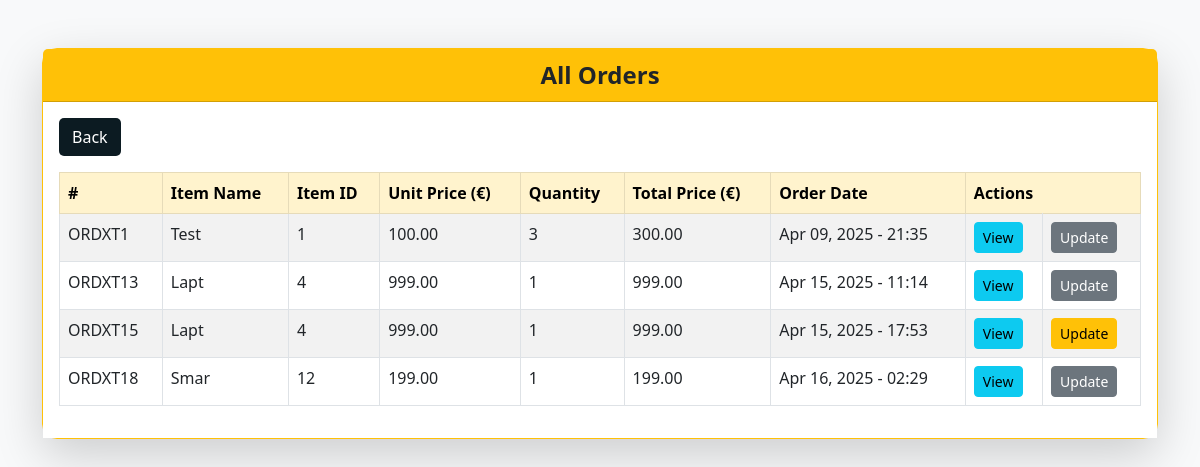
/orders/ (signed in), run on the app's committed database.
### core/models.py (models this page shows, shortened)
class Order(models.Model):
    item_name = models.CharField(max_length=255)
    item_id = models.IntegerField()
    unit_price = models.DecimalField(max_digits=10, decimal_places=2)
    quantity = models.PositiveIntegerField()
    total_price = models.DecimalField(max_digits=10, decimal_places=2)
    order_date = models.DateTimeField(auto_now_add=True)
    status = models.BooleanField(default=False)

### core/views.py (the view)
# urls.py: path('orders/', views.orders, name='orders'),  # View all orders
@login_required
def orders(request):
    context = {
        'orders': Order.objects.all()
    }
    return render(request, 'orders.html', context)

### core/templates/orders.html (shortened to what this page needs)
<!DOCTYPE html>
<html lang="en">
  <head>
    <link
      href="https://cdn.jsdelivr.net/npm/bootstrap@5.3.0/dist/css/bootstrap.min.css"
      rel="stylesheet"
    />
  </head>
  <body class="bg-light">
    <div class="container py-5">
      <div class="card shadow-lg border-warning">
        <div
          class="card-header bg-warning text-dark text-center fs-4 fw-semibold"
        >
          All Orders
        </div>
        <div class="card-body bg-white">
          <a href="javascript:history.back()" class="btn btn-back mb-3">
             Back
          </a>
          {% if orders %}
          <div class="table-responsive">
            <table class="table table-striped table-bordered table-hover">
              <thead class="table-warning">
                <tr>
                  <th>#</th>
                  <th>Item Name</th>
                  <th>Item ID</th>
                  <th>Unit Price (€)</th>
                  <th>Quantity</th>
                  <th>Total Price (€)</th>
                  <th>Order Date</th>
                  <th colspan="2">Actions</th>
                </tr>
              </thead>
              <tbody>
                {% for order in orders %}
                <tr>
                  <td>ORDXT{{ order.id }}</td>
                  <td>{{ order.item_name | slice:"4"}}</td>
                  <td>{{ order.item_id }}</td>
                  <td>{{ order.unit_price }}</td>
                  <td>{{ order.quantity }}</td>
                  <td>{{ order.total_price }}</td>
                  <td>{{ order.order_date|date:"M d, Y - H:i" }}</td>
                  <td>
                    <button
                      type="button"
                      class="btn btn-sm btn-info"
                      data-bs-toggle="modal"
                      data-bs-target="#viewOrderModal{{ order.id }}"
                    >
                      View
                    </button>
                  </td>
                  <td>
                    {% if order.status == 0 %}
                    <button
                      type="button"
                      class="btn btn-sm btn-warning"
                      data-bs-toggle="modal"
                      data-bs-target="#updateOrderModal{{ order.id }}"
                    >
                      Update
                    </button>
                    {% else %}
                    <button
                      type="button"
                      class="btn btn-sm btn-secondary"
                      data-bs-toggle="modal"
                      data-bs-target="#denyUpdateModal{{ order.id }}"
                    >
                      Update
                    </button>
                    {% endif %}
                  </td>
                </tr>
                {% endfor %}
              </tbody>
            </table>
          </div>
          {% else %}
          <p class="text-center text-muted">No orders have been placed yet.</p>
          {% endif %}
        </div>
      </div>
    </div>
  </body>
</html>

### core/templates/orders.html (style rules this page uses)
.card { border-radius: 15px; }
.btn-back { background-color: #0c1b22; color: #fff; border-radius: 5px; }

### data on the page
Order: id "1", item_name "Test", item_id "1", unit_price "100.00", quantity "3", total_price "300.00", order_date "Apr 09, 2025 - 21:35"
Order: id "13", item_name "Lapt", item_id "4", unit_price "999.00", quantity "1", total_price "999.00", order_date "Apr 15, 2025 - 11:14"
Order: id "15", item_name "Lapt", item_id "4", unit_price "999.00", quantity "1", total_price "999.00", order_date "Apr 15, 2025 - 17:53"
Order: id "18", item_name "Smar", item_id "12", unit_price "199.00", quantity "1", total_price "199.00", order_date "Apr 16, 2025 - 02:29"
